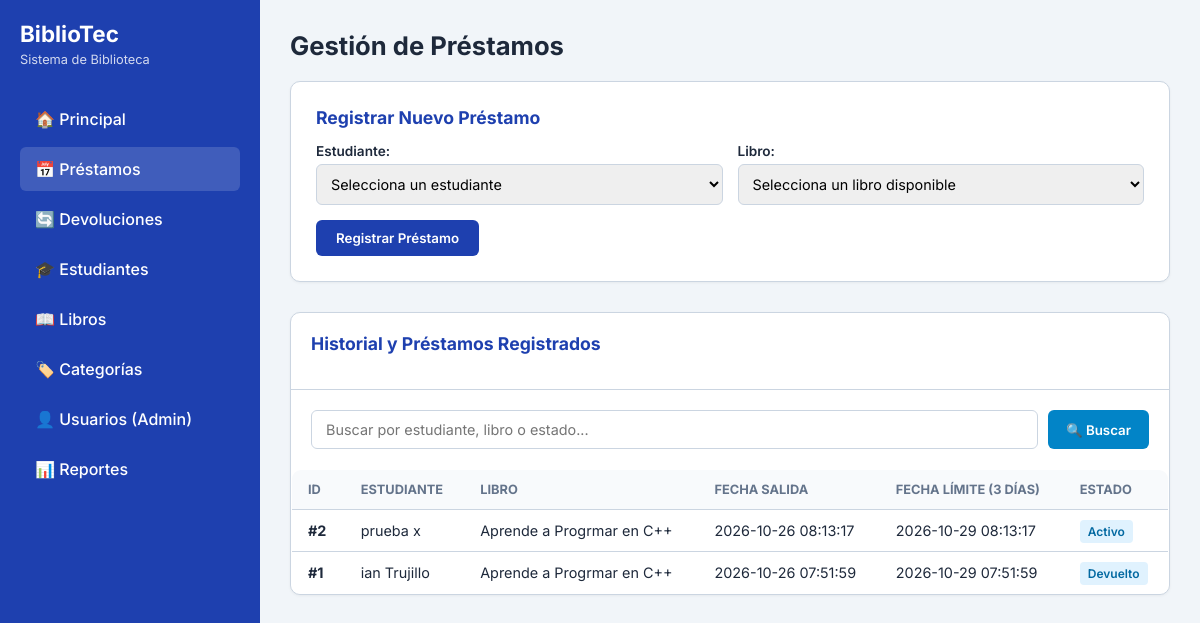
Screenshot of /Prestamos.php (signed in) with the database file from the repository.
### tables this page shows
CREATE TABLE `prestamo` (
  `id_prestamo` int(11) NOT NULL,
  `numeroControl` varchar(9) DEFAULT NULL,
  `id_libro` int(11) DEFAULT NULL,
  `fechaPrestamo` datetime DEFAULT current_timestamp(),
  `fechaDevolucion` datetime DEFAULT NULL,
  `estado` varchar(30) DEFAULT 'Activo'
);

CREATE TABLE `estudiante` (
  `numeroControl` varchar(9) NOT NULL,
  `nombre` varchar(100) NOT NULL,
  `apellidoPaterno` varchar(60) NOT NULL,
  `apellidoMaterno` varchar(60) DEFAULT NULL,
  `carrera` varchar(50) NOT NULL,
  `estatus` varchar(30) DEFAULT 'ACTIVO',
  `contrasena` varchar(255) NOT NULL DEFAULT '',
  `correo` varchar(100) NOT NULL,
  `token_recuperacion` varchar(255) DEFAULT NULL,
  `token_expiracion` datetime DEFAULT NULL
);

CREATE TABLE `libros` (
  `id_libro` int(11) NOT NULL,
  `id_categoria` int(11) DEFAULT NULL,
  `titulo` varchar(150) NOT NULL,
  `editorial` varchar(100) DEFAULT NULL,
  `isbn` varchar(20) DEFAULT NULL,
  `stock` int(11) DEFAULT 1
);

### Prestamos.php (the view, shortened to what this page needs)
<?php
include 'conexion.php';
$busqueda = trim($_GET['busqueda'] ?? '');
if (!empty($busqueda)) {
    $stmt = $pdo->prepare("SELECT p.*, e.nombre, e.apellidoPaterno, l.titulo FROM prestamo p JOIN estudiante e ON p.numeroControl = e.numeroControl JOIN libros l ON p.id_libro = l.id_libro WHERE e.nombre LIKE :b1 OR e.apellidoPaterno LIKE :b2 OR p.numeroControl LIKE :b3 OR l.titulo LIKE :b4 OR p.estado LIKE :b5 ORDER BY p.id_prestamo DESC");
    $stmt->execute([
        ':b1' => "%$busqueda%",
        ':b2' => "%$busqueda%",
        ':b3' => "%$busqueda%",
        ':b4' => "%$busqueda%",
        ':b5' => "%$busqueda%"
    ]);
    $prestamos = $stmt->fetchAll();
} else {
    $prestamos = $pdo->query("SELECT p.*, e.nombre, e.apellidoPaterno, l.titulo FROM prestamo p JOIN estudiante e ON p.numeroControl = e.numeroControl JOIN libros l ON p.id_libro = l.id_libro ORDER BY p.id_prestamo DESC")->fetchAll();
}
?>
<!DOCTYPE html>
<html lang="es">
<head>
</head>
<body>
    <aside>
        <h2>BiblioTec</h2>
        <p>Sistema de Biblioteca</p>
        <nav>
            <a href="dashboard_admin.php">🏠 Principal</a>
            <a href="prestamos.php" class="active">📅 Préstamos</a>
            <a href="devoluciones.php">🔄 Devoluciones</a>
            <?php if (isset($_SESSION['rol']) && $_SESSION['rol'] === 'ADMIN'): ?>
                <a href="estudiantes.php">🎓 Estudiantes</a>
            <?php endif; ?>
            <a href="libros.php">📖 Libros</a>
            <a href="categorias.php">🏷️ Categorías</a>
            <?php if (isset($_SESSION['rol']) && $_SESSION['rol'] === 'ADMIN'): ?>
                <a href="usuarios.php">👤 Usuarios (Admin)</a>
            <?php endif; ?>
            <a href="reportes.php">📊 Reportes</a>
        </nav>
    </aside>
    <main>
        <h1>Gestión de Préstamos</h1>
        <div class="card">
            <h3>Registrar Nuevo Préstamo</h3>
            <form action="prestamos.php" method="POST">
                <div class="form-grid">
                    <div class="form-group">
                        <label>Estudiante:</label>
                        <select name="numeroControl" required>
                            <option value="">Selecciona un estudiante</option>
                        </select>
                    </div>
                    <div class="form-group">
                        <label>Libro:</label>
                        <select name="id_libro" required>
                            <option value="">Selecciona un libro disponible</option>
                        </select>
                    </div>
                </div>
                <button type="submit" class="btn">Registrar Préstamo</button>
            </form>
        </div>
        <div class="card" style="padding: 0; overflow: hidden;">
            <div style="padding: 20px; border-bottom: 1px solid var(--border-color);">
                <h3>Historial y Préstamos Registrados</h3>
            </div>
            <div style="padding: 20px 20px 0 20px;">
                <form action="prestamos.php" method="GET" class="search-bar">
                    <input type="text" name="busqueda" placeholder="Buscar por estudiante, libro o estado..." value="<?php echo htmlspecialchars($busqueda); ?>">
                    <button type="submit" class="btn-search">🔍 Buscar</button>
                </form>
            </div>
            <table>
                <thead>
                    <tr>
                        <th>ID</th>
                        <th>Estudiante</th>
                        <th>Libro</th>
                        <th>Fecha Salida</th>
                        <th>Fecha Límite (3 Días)</th>
                        <th>Estado</th>
                    </tr>
                </thead>
                <tbody>
                    <?php if (!empty($prestamos)): ?>
                        <?php foreach ($prestamos as $p): ?>
                            <tr>
                                <td><strong>#<?php echo htmlspecialchars($p['id_prestamo']); ?></strong></td>
                                <td><?php echo htmlspecialchars($p['nombre'] . ' ' . $p['apellidoPaterno']); ?></td>
                                <td><?php echo htmlspecialchars($p['titulo']); ?></td>
                                <td><?php echo htmlspecialchars($p['fechaPrestamo']); ?></td>
                                <td><?php echo htmlspecialchars($p['fechaDevolucion']); ?></td>
                                <td><span style="background: #e0f2fe; color: #0369a1; padding: 4px 8px; border-radius: 4px; font-size: 0.75rem; font-weight: 600;"><?php echo htmlspecialchars($p['estado']); ?></span></td>
                            </tr>
                        <?php endforeach; ?>
                    <?php endif; ?>
                </tbody>
            </table>
        </div>
    </main>
</body>
</html>

### Prestamos.php (style rules this page uses)
:root { --primary: #1e40af; --primary-dark: #1e3a8a; --bg-color: #f1f5f9; --card-bg: #ffffff; --text-main: #1e293b; --text-muted: #64748b; --border-color: #cbd5e1; }
* { box-sizing: border-box; margin: 0; padding: 0; font-family: 'Inter', sans-serif; }
body { background-color: var(--bg-color); color: var(--text-main); display: flex; min-height: 100vh; }
aside { width: 260px; background-color: var(--primary); color: white; display: flex; flex-direction: column; padding: 20px; }
aside h2 { font-size: 1.4rem; margin-bottom: 5px; }
aside p { font-size: 0.8rem; opacity: 0.8; margin-bottom: 30px; }
aside nav a { display: block; padding: 12px 15px; color: white; text-decoration: none; border-radius: 6px; font-weight: 500; margin-bottom: 6px; transition: background 0.2s; }
aside nav a:hover, aside nav a.active { background-color: rgba(255, 255, 255, 0.15); }
main { flex: 1; padding: 30px; overflow-y: auto; }
h1 { font-size: 1.6rem; font-weight: 700; margin-bottom: 20px; }
.card { background: var(--card-bg); padding: 25px; border-radius: 10px; border: 1px solid var(--border-color); box-shadow: 0 1px 3px rgba(0,0,0,0.05); margin-bottom: 30px; }
.card h3 { margin-bottom: 15px; font-size: 1.1rem; color: var(--primary); }
.form-grid { display: grid; grid-template-columns: repeat(auto-fit, minmax(280px, 1fr)); gap: 15px; margin-bottom: 15px; }
.form-group label { display: block; font-size: 0.85rem; font-weight: 600; margin-bottom: 5px; }
.form-group select { width: 100%; padding: 10px; border: 1px solid var(--border-color); border-radius: 6px; font-size: 0.9rem; }
.btn { background-color: var(--primary); color: white; padding: 10px 20px; border: none; border-radius: 6px; font-weight: 600; cursor: pointer; transition: background 0.2s; }
.search-bar { display: flex; gap: 10px; margin-bottom: 20px; }
.search-bar input { flex: 1; padding: 10px 14px; border: 1px solid var(--border-color); border-radius: 6px; font-size: 0.9rem; }
.btn-search { background-color: #0284c7; color: white; padding: 10px 18px; border: none; border-radius: 6px; font-weight: 600; cursor: pointer; text-decoration: none; display: inline-flex; align-items: center; }
table { width: 100%; border-collapse: collapse; margin-top: 10px; text-align: left; background: var(--card-bg); border-radius: 10px; overflow: hidden; border: 1px solid var(--border-color); }
th, td { padding: 12px 16px; border-bottom: 1px solid var(--border-color); font-size: 0.9rem; }
th { background-color: #f8fafc; font-size: 0.8rem; text-transform: uppercase; color: var(--text-muted); }

### rows the page displays
prestamo: id_prestamo "2", numeroControl.apellidoPaterno "prueba x", id_libro.titulo "Aprende a Progrmar en C++", fechaPrestamo "2026-10-26 08:13:17", fechaDevolucion "2026-10-29 08:13:17", estado "Activo"
prestamo: id_prestamo "1", numeroControl.apellidoPaterno "ian Trujillo", id_libro.titulo "Aprende a Progrmar en C++", fechaPrestamo "2026-10-26 07:51:59", fechaDevolucion "2026-10-29 07:51:59", estado "Devuelto"
